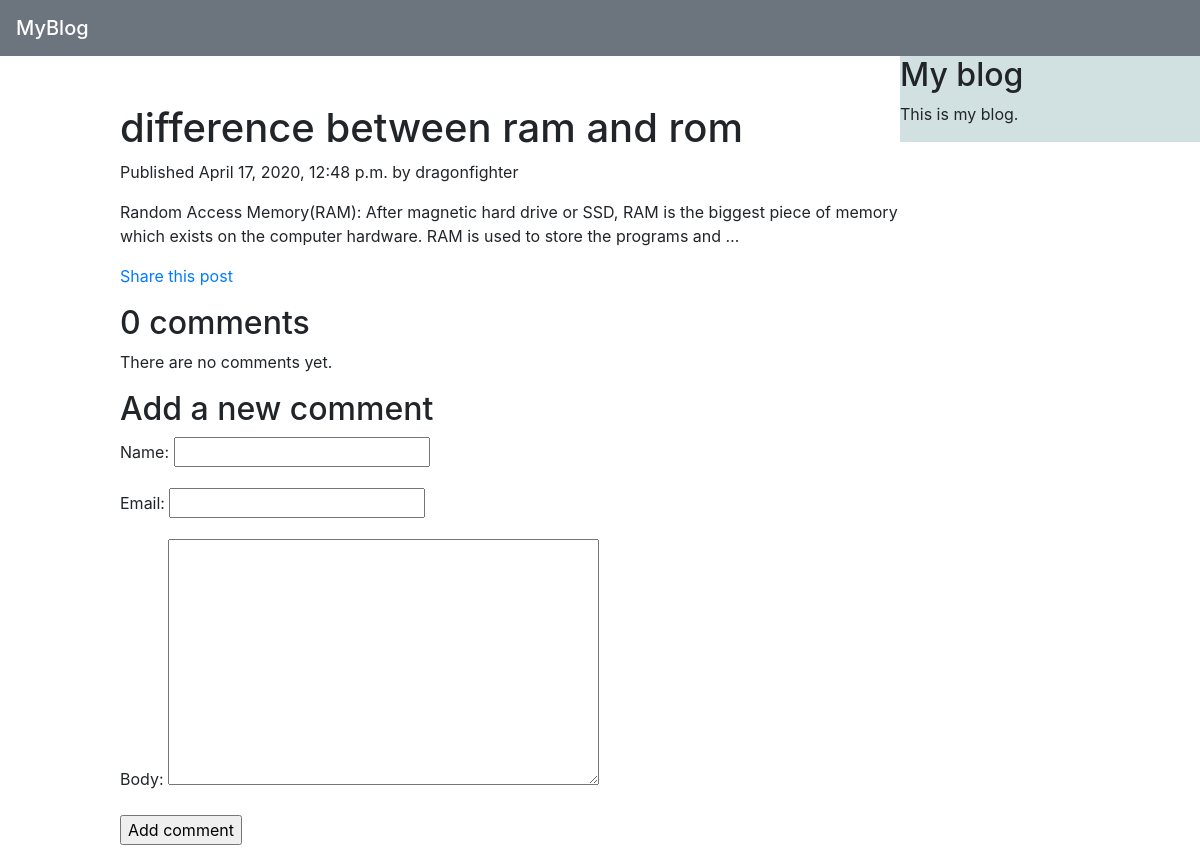
The app's page /blog/2020/4/17/difference-between-ram-and-rom/ with its own data.
### blog/models.py (models this page shows, shortened)
class Post(models.Model):
    objects = models.Manager()
    published = PublishedManager()
    STATUS_CHOICES = (
        ('draft', 'Draft'),
        ('published', 'Published'),
    )
    title = models.CharField(max_length=250)
    slug = models.SlugField(max_length=250,
                            unique_for_date='publish')
    author = models.ForeignKey(User,
                               on_delete=models.CASCADE,
                               related_name='blog_posts')
    body = models.TextField()
    publish = models.DateTimeField(default=timezone.now)
    created = models.DateTimeField(auto_now_add=True)
    updated = models.DateTimeField(auto_now=True)
    status = models.CharField(max_length=10,
                              choices=STATUS_CHOICES,
                              default='draft')
    tags = TaggableManager()
    class Meta:
        ordering = ('-publish',)

### blog/views.py (the view)
def post_detail(request, year, month, day, post):
    post = get_object_or_404(Post, slug=post,
                             status='published',
                             publish__year=year,
                             publish__month=month,
                             publish__day=day)
    comments = post.comments.filter(active=True)
    new_comment = None
    if request.method == 'POST':
        comment_form = CommentForm(data=request.POST)
        if comment_form.is_valid():
            new_comment = comment_form.save(commit=False)
            new_comment.post = post
            new_comment.save()
    else:
        comment_form = CommentForm()
    return render(request,
                  'blog/post/detail.html',
                  {'post': post,
                   'comments': comments,
                   'new_comment': new_comment,
                   'comment_form': comment_form})

### blog/forms.py
class CommentForm(forms.ModelForm):
    class Meta:
        model = Comment
        fields = ('name', 'email', 'body')

### blog/templates/blog/post/detail.html (shortened to what this page needs)
{% extends "blog/base.html" %}
{%block content%}
    <h1>{{post.title}}</h1>
    <p class="date">
        Published {{post.publish}} by {{post.author}}
    </p>
            {{post.body|truncatewords:30|linebreaks}}
    <p>
    <a href="{% url 'blog:post_share' post.id %}">
    Share this post
    </a>
    </p>
{% with comments.count as total_comments %}
    <h2>
    {{ total_comments }} comment{{ total_comments|pluralize }}
    </h2>
{% endwith %}
{% for comment in comments %}
    <div class="comment">
    <p class="info">
    Comment {{ forloop.counter }} by {{ comment.name }}
    {{ comment.created }}
    </p>
    {{ comment.body|linebreaks }}
        <hr>
    </div>
    {% empty %}
    <p>There are no comments yet.</p>
{% endfor %}
{% if new_comment %}
<h2>Your comment has been added.</h2>
{% else %}
<h2>Add a new comment</h2>
<form method="post">
{{ comment_form.as_p }}
<p><input type="submit" value="Add comment"></p>
</form>
{% endif %}
{%endblock%}

### blog/static/css/blog.css (style rules this page uses)
body { background-image: href('https://images.app.goo.gl/dGkUzicujWm3EA5r6'); }

### records on screen
Post: title "difference between ram and rom", publish "April 17, 2020, 12:48 p.m.", author "dragonfighter", body "Random Access Memory(RAM): After magnetic hard drive or SSD, RAM is the biggest piece of memory which exists on the computer hardware. RAM is used to store the programs and …"

### other values on screen
{{ total_comments }} "0"
